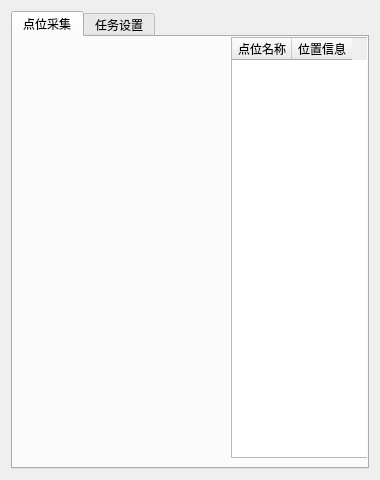
<?xml version="1.0" encoding="UTF-8"?>
<ui version="4.0">
 <class>frmDataLog</class>
 <widget class="QWidget" name="frmDataLog">
  <property name="geometry">
   <rect>
    <x>0</x>
    <y>0</y>
    <width>380</width>
    <height>480</height>
   </rect>
  </property>
  <property name="minimumSize">
   <size>
    <width>300</width>
    <height>480</height>
   </size>
  </property>
  <property name="maximumSize">
   <size>
    <width>380</width>
    <height>480</height>
   </size>
  </property>
  <property name="windowTitle">
   <string>Form</string>
  </property>
  <layout class="QHBoxLayout" name="horizontalLayout_2">
   <item>
    <widget class="QTabWidget" name="tabWidget">
     <property name="currentIndex">
      <number>0</number>
     </property>
     <widget class="QWidget" name="tab">
      <attribute name="title">
       <string>点位采集</string>
      </attribute>
      <widget class="QLabel" name="label_7">
       <property name="geometry">
        <rect>
         <x>150</x>
         <y>450</y>
         <width>54</width>
         <height>12</height>
        </rect>
       </property>
       <property name="text">
        <string>点位名称:</string>
       </property>
      </widget>
      <widget class="QPushButton" name="m_addPointBtn">
       <property name="geometry">
        <rect>
         <x>20</x>
         <y>430</y>
         <width>80</width>
         <height>50</height>
        </rect>
       </property>
       <property name="minimumSize">
        <size>
         <width>80</width>
         <height>50</height>
        </size>
       </property>
       <property name="maximumSize">
        <size>
         <width>99999</width>
         <height>99999</height>
        </size>
       </property>
       <property name="styleSheet">
        <string notr="true">font: 12pt &quot;微软雅黑&quot;;</string>
       </property>
       <property name="text">
        <string>添加点位</string>
       </property>
      </widget>
      <widget class="QLineEdit" name="lineEdit_2">
       <property name="geometry">
        <rect>
         <x>220</x>
         <y>430</y>
         <width>83</width>
         <height>50</height>
        </rect>
       </property>
       <property name="minimumSize">
        <size>
         <width>80</width>
         <height>50</height>
        </size>
       </property>
      </widget>
      <widget class="QWidget" name="">
       <property name="geometry">
        <rect>
         <x>10</x>
         <y>0</y>
         <width>348</width>
         <height>421</height>
        </rect>
       </property>
       <layout class="QHBoxLayout" name="horizontalLayout">
        <item>
         <widget class="robotControl" name="widget_2" native="true">
          <property name="minimumSize">
           <size>
            <width>200</width>
            <height>0</height>
           </size>
          </property>
         </widget>
        </item>
        <item>
         <widget class="QTableWidget" name="tableWidget">
          <property name="minimumSize">
           <size>
            <width>140</width>
            <height>0</height>
           </size>
          </property>
          <property name="maximumSize">
           <size>
            <width>140</width>
            <height>16777215</height>
           </size>
          </property>
          <attribute name="horizontalHeaderDefaultSectionSize">
           <number>60</number>
          </attribute>
          <column>
           <property name="text">
            <string>点位名称</string>
           </property>
          </column>
          <column>
           <property name="text">
            <string>位置信息</string>
           </property>
          </column>
         </widget>
        </item>
       </layout>
      </widget>
     </widget>
     <widget class="QWidget" name="tab_2">
      <attribute name="title">
       <string>任务设置</string>
      </attribute>
      <widget class="QTableWidget" name="tableWidget_2">
       <property name="geometry">
        <rect>
         <x>0</x>
         <y>10</y>
         <width>211</width>
         <height>561</height>
        </rect>
       </property>
       <attribute name="horizontalHeaderDefaultSectionSize">
        <number>100</number>
       </attribute>
       <column>
        <property name="text">
         <string>时间</string>
        </property>
       </column>
      </widget>
      <widget class="QLabel" name="label">
       <property name="geometry">
        <rect>
         <x>230</x>
         <y>40</y>
         <width>54</width>
         <height>12</height>
        </rect>
       </property>
       <property name="text">
        <string>模式一</string>
       </property>
      </widget>
      <widget class="QLabel" name="label_2">
       <property name="geometry">
        <rect>
         <x>230</x>
         <y>170</y>
         <width>54</width>
         <height>12</height>
        </rect>
       </property>
       <property name="text">
        <string>模式二</string>
       </property>
      </widget>
      <widget class="QPushButton" name="pushButton_2">
       <property name="geometry">
        <rect>
         <x>230</x>
         <y>130</y>
         <width>75</width>
         <height>23</height>
        </rect>
       </property>
       <property name="text">
        <string>添加</string>
       </property>
      </widget>
      <widget class="QPushButton" name="pushButton_3">
       <property name="geometry">
        <rect>
         <x>230</x>
         <y>230</y>
         <width>75</width>
         <height>23</height>
        </rect>
       </property>
       <property name="text">
        <string>添加</string>
       </property>
      </widget>
      <widget class="QLabel" name="label_4">
       <property name="geometry">
        <rect>
         <x>234</x>
         <y>190</y>
         <width>30</width>
         <height>30</height>
        </rect>
       </property>
       <property name="text">
        <string>时间:</string>
       </property>
      </widget>
      <widget class="QTimeEdit" name="timeEdit_2">
       <property name="geometry">
        <rect>
         <x>270</x>
         <y>190</y>
         <width>60</width>
         <height>30</height>
        </rect>
       </property>
       <property name="minimumSize">
        <size>
         <width>60</width>
         <height>30</height>
        </size>
       </property>
      </widget>
      <widget class="QWidget" name="layoutWidget">
       <property name="geometry">
        <rect>
         <x>230</x>
         <y>60</y>
         <width>98</width>
         <height>32</height>
        </rect>
       </property>
       <layout class="QHBoxLayout" name="horizontalLayout_3">
        <item>
         <widget class="QLabel" name="label_3">
          <property name="text">
           <string>时间:</string>
          </property>
         </widget>
        </item>
        <item>
         <widget class="QTimeEdit" name="timeEdit">
          <property name="minimumSize">
           <size>
            <width>60</width>
            <height>30</height>
           </size>
          </property>
         </widget>
        </item>
       </layout>
      </widget>
      <widget class="QWidget" name="layoutWidget">
       <property name="geometry">
        <rect>
         <x>230</x>
         <y>100</y>
         <width>165</width>
         <height>22</height>
        </rect>
       </property>
       <layout class="QHBoxLayout" name="horizontalLayout_4">
        <item>
         <widget class="QLabel" name="label_5">
          <property name="text">
           <string>间隔周期:</string>
          </property>
         </widget>
        </item>
        <item>
         <widget class="QLineEdit" name="lineEdit">
          <property name="maximumSize">
           <size>
            <width>25</width>
            <height>16777215</height>
           </size>
          </property>
         </widget>
        </item>
        <item>
         <widget class="QLabel" name="label_6">
          <property name="text">
           <string>h  (0.5h,1h)</string>
          </property>
         </widget>
        </item>
       </layout>
      </widget>
     </widget>
    </widget>
   </item>
  </layout>
 </widget>
 <customwidgets>
  <customwidget>
   <class>robotControl</class>
   <extends>QWidget</extends>
   <header location="global">subform/robotcontrol.h</header>
   <container>1</container>
  </customwidget>
 </customwidgets>
 <resources/>
 <connections/>
</ui>
